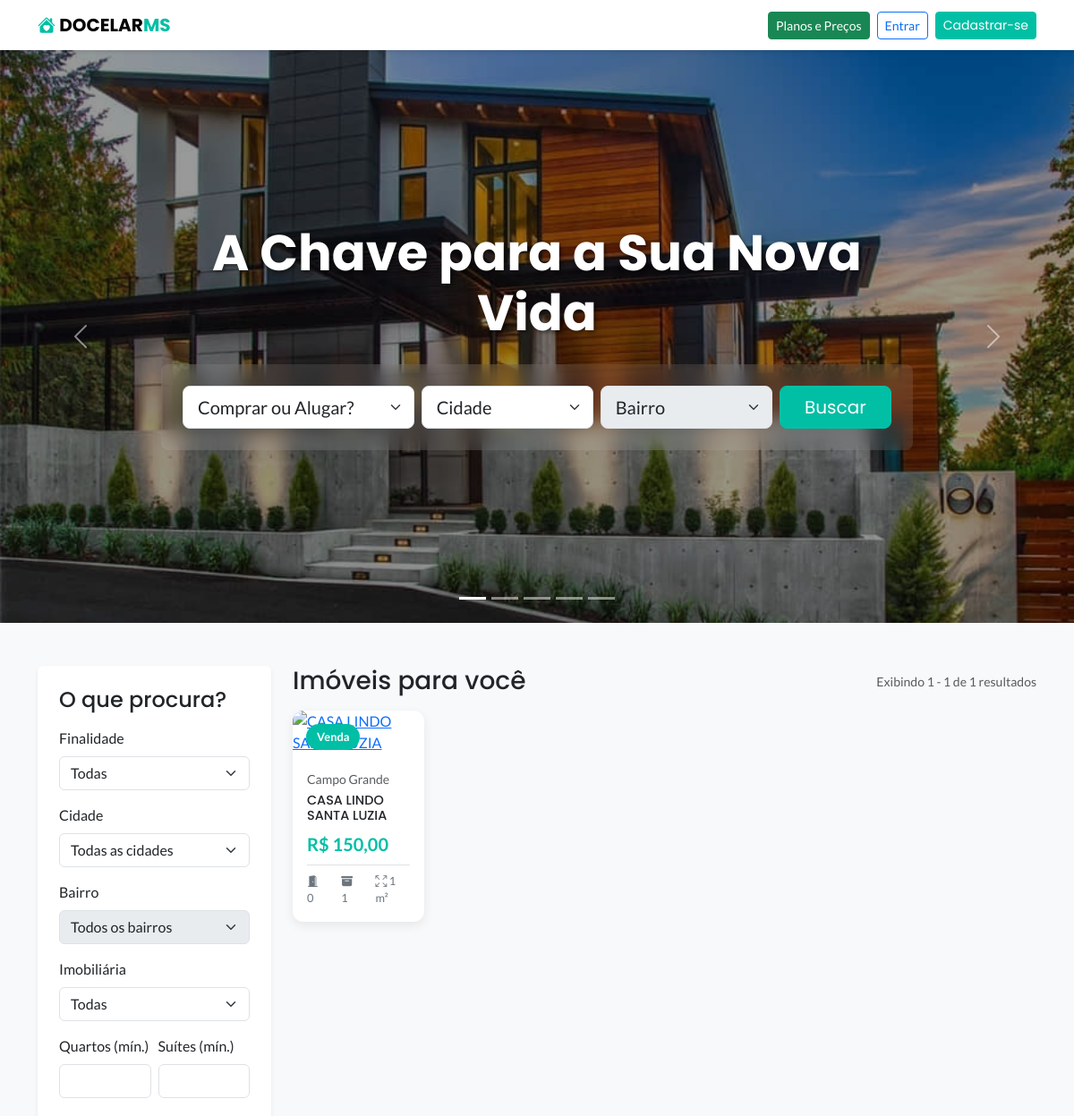
The app's page / (upper part), older data.
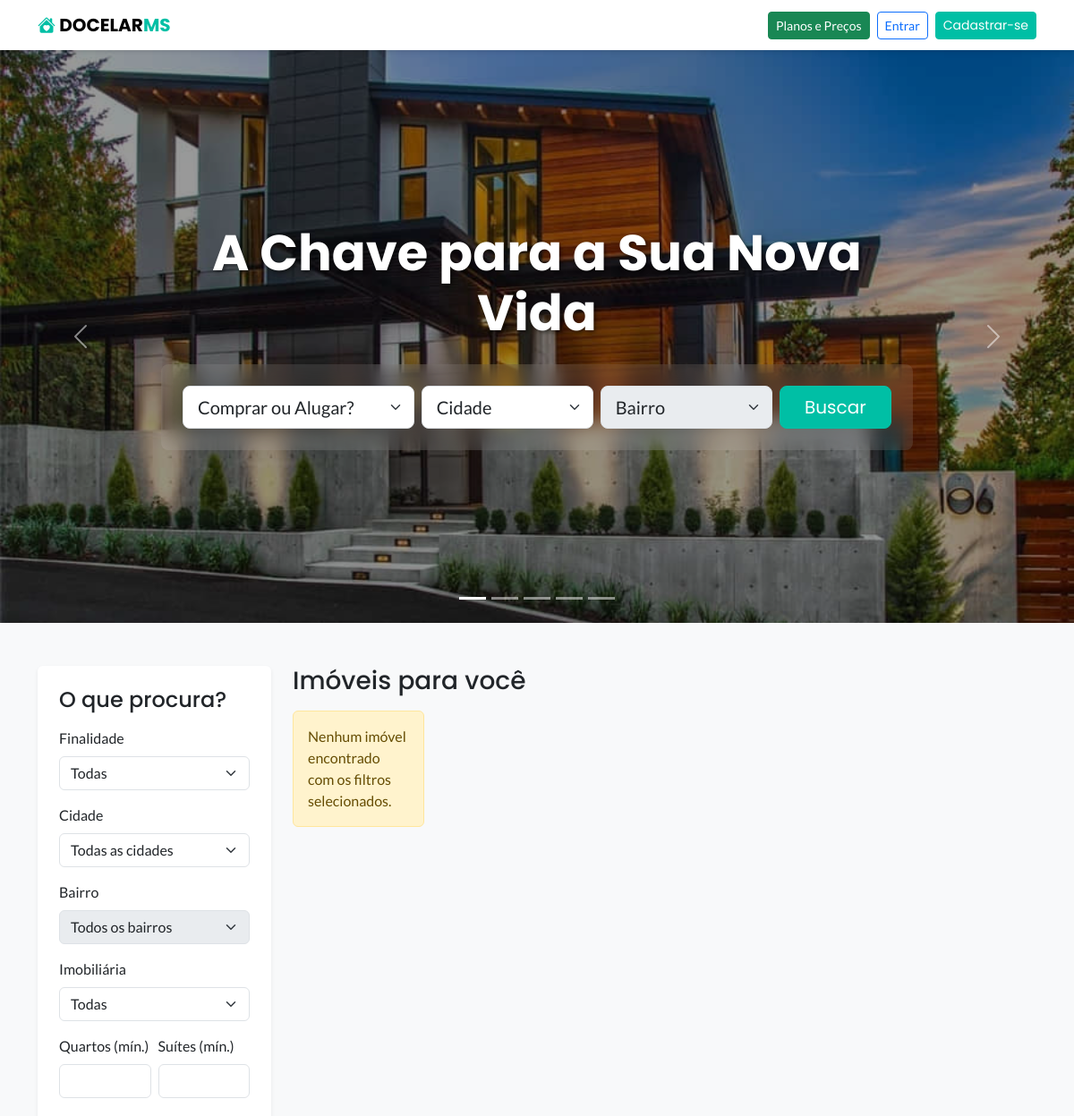
The same page, newer data.
### imoveis/models.py (models this page shows, shortened)
class Imovel(models.Model):
    class Finalidade(models.TextChoices):
        VENDA = 'VENDA', 'Venda'
        ALUGUEL = 'ALUGUEL', 'Aluguel'
    class StatusPublicacao(models.TextChoices):
        PENDENTE_APROVACAO = 'PEND_APROV', 'Pendente de Aprovação'
        ATIVO = 'ATIVO', 'Ativo'
        EXPIRADO = 'EXPIRADO', 'Expirado'
        REJEITADO = 'REJEITADO', 'Rejeitado'
        PAUSADO = 'PAUSADO', 'Pausado'
    finalidade = models.CharField(
        max_length=10, choices=Finalidade.choices, default=Finalidade.VENDA,
        verbose_name="Finalidade (Venda/Aluguel)", null=True, blank=True
    )
    destaque = models.BooleanField(default=False, verbose_name="Destaque?")
    proprietario = models.ForeignKey(settings.AUTH_USER_MODEL, on_delete=models.CASCADE, related_name='imoveis')
    cidade = models.ForeignKey(Cidade, on_delete=models.SET_NULL, null=True, blank=True, verbose_name="Cidade")
    bairro = models.ForeignKey(Bairro, on_delete=models.SET_NULL, null=True, blank=True, verbose_name="Bairro")
    imobiliaria = models.ForeignKey(Imobiliaria, on_delete=models.SET_NULL, null=True, blank=True, verbose_name="Imobiliária/Anunciante")
    titulo = models.CharField(max_length=100, verbose_name="Título do Anúncio", null=True, blank=True)
    descricao = models.TextField(verbose_name="Descrição Completa", null=True, blank=True)
    endereco = models.CharField(max_length=255, help_text="Apenas Rua e Número", verbose_name="Endereço (Rua, Número)", null=True, blank=True)
    preco = models.DecimalField(max_digits=12, decimal_places=2, help_text="Preço (R$) ou Aluguel Mensal", verbose_name="Preço (R$)", null=True, blank=True)
    telefone_contato = models.CharField(max_length=20, null=True, blank=True, verbose_name="Telefone para Contato Direto")
    quartos = models.PositiveIntegerField(verbose_name="Nº de Quartos", null=True, blank=True, default=0)
    suites = models.PositiveIntegerField(default=0, verbose_name="Nº de Suítes", null=True, blank=True)
    banheiros = models.PositiveIntegerField(verbose_name="Nº de Banheiros", null=True, blank=True, default=0)
    salas = models.PositiveIntegerField(default=0, verbose_name="Nº de Salas", null=True, blank=True)
    cozinhas = models.PositiveIntegerField(default=0, verbose_name="Nº de Cozinhas", null=True, blank=True)
    closets = models.PositiveIntegerField(default=0, verbose_name="Nº de Closets", null=True, blank=True)
    area = models.PositiveIntegerField(help_text="Em metros quadrados (m²)", verbose_name="Área (m²)", null=True, blank=True, default=0)
    foto_principal = models.ImageField(upload_to='fotos_imoveis/', null=True, blank=True, verbose_name="Foto Principal")
    data_cadastro = models.DateTimeField(auto_now_add=True)
    status_publicacao = models.CharField(
        max_length=20,
        choices=StatusPublicacao.choices,
        default=StatusPublicacao.PENDENTE_APROVACAO,
        verbose_name="Status da Publicação"
    )
    data_aprovacao = models.DateTimeField(null=True, blank=True, verbose_name="Data de Aprovação")
    data_expiracao = models.DateTimeField(null=True, blank=True, verbose_name="Data de Expiração")

class Cidade(models.Model):
    nome = models.CharField(max_length=100)
    estado = models.CharField(max_length=2, help_text="Sigla do estado, ex: MS")
    class Meta: ordering = ['nome']; verbose_name_plural = "Cidades"

### imoveis/views.py (the view)
# urls.py: path('', views.lista_imoveis, name='lista_imoveis'),
def lista_imoveis(request):
    agora = timezone.now()
    assinaturas_expiradas = Assinatura.objects.filter(
        status='ATIVA',
        data_expiracao__lt=agora # Menor que (lt) agora
    )
    if assinaturas_expiradas.exists():
        print(f"VIGIA GLOBAL: Encontradas {assinaturas_expiradas.count()} assinaturas expiradas. Atualizando...")
        assinaturas_expiradas.update(status=Assinatura.StatusAssinatura.EXPIRADA)
    imoveis_expirados = Imovel.objects.filter(
        status_publicacao='ATIVO',
        data_expiracao__lt=agora # Menor que (lt) agora
    )
    if imoveis_expirados.exists():
        print(f"VIGIA GLOBAL: Encontrados {imoveis_expirados.count()} imóveis expirados. Atualizando...")
        imoveis_expirados.update(status_publicacao=Imovel.StatusPublicacao.EXPIRADO)
    imoveis_list = Imovel.objects.filter(
        status_publicacao='ATIVO',
        data_expiracao__gt=agora
    ).order_by('-destaque', '-data_cadastro')
    cidades = Cidade.objects.all()
    imobiliarias = Imobiliaria.objects.all()
    imobiliaria_selecionada = None
    finalidade = request.GET.get('finalidade')
    imobiliaria_id = request.GET.get('imobiliaria')
    cidade_id = request.GET.get('cidade')
    bairro_id = request.GET.get('bairro')
    quartos_min = request.GET.get('quartos')
    suites_min = request.GET.get('suites')
    banheiros_min = request.GET.get('banheiros')
    salas_min = request.GET.get('salas')
    cozinhas_min = request.GET.get('cozinhas')
    closets_min = request.GET.get('closets')
    area_min = request.GET.get('area')
    preco_max = request.GET.get('preco_max')
    if finalidade:
        imoveis_list = imoveis_list.filter(finalidade=finalidade)
    if imobiliaria_id and imobiliaria_id.isdigit():
        imoveis_list = imoveis_list.filter(imobiliaria__id=imobiliaria_id)
        try:
            imobiliaria_selecionada = Imobiliaria.objects.get(id=imobiliaria_id)
        except Imobiliaria.DoesNotExist:
            imobiliaria_selecionada = None
    if cidade_id and cidade_id.isdigit():
        imoveis_list = imoveis_list.filter(cidade__id=cidade_id)
    if bairro_id and bairro_id.isdigit():
        imoveis_list = imoveis_list.filter(bairro__id=bairro_id)
    if quartos_min and quartos_min.isdigit():
        imoveis_list = imoveis_list.filter(quartos__gte=quartos_min)
    if suites_min and suites_min.isdigit():
        imoveis_list = imoveis_list.filter(suites__gte=suites_min)
    if banheiros_min and banheiros_min.isdigit():
        imoveis_list = imoveis_list.filter(banheiros__gte=banheiros_min)
    if salas_min and salas_min.isdigit():
        imoveis_list = imoveis_list.filter(salas__gte=salas_min)
    if cozinhas_min and cozinhas_min.isdigit():
        imoveis_list = imoveis_list.filter(cozinhas__gte=cozinhas_min)
    if closets_min and closets_min.isdigit():
        imoveis_list = imoveis_list.filter(closets__gte=closets_min)
    if area_min and area_min.isdigit():
        imoveis_list = imoveis_list.filter(area__gte=area_min)
    if preco_max and preco_max.isdigit():
        imoveis_list = imoveis_list.filter(preco__lte=preco_max)
    paginator = Paginator(imoveis_list, 50)
    page_number = request.GET.get('page')
    imoveis_page = paginator.get_page(page_number)
    contexto = {
        'imoveis': imoveis_page,
        'cidades': cidades,
        'imobiliarias': imobiliarias,
        'imobiliaria_selecionada': imobiliaria_selecionada,
        'valores_filtro': request.GET
    }
    return render(request, 'imoveis/lista_imoveis.html', contexto)

### imoveis/templates/imoveis/lista_imoveis.html (shortened to what the changed rows need)
{% extends 'base.html' %}
{% load humanize %}
{% load static %} {% block title %}Encontre o Imóvel dos Seus Sonhos{% endblock %}
{% block content %}
<header id="heroCarousel" class="carousel slide" data-bs-ride="carousel">
    <div class="carousel-inner">
        <div class="carousel-item active" style="background-image: url('{% static 'img/carousel/capa1.jpg' %}')">
            <div class="carousel-caption">
                <div class="text-center">
                    <h1 class="display-3 fw-bold mb-4">A Chave para a Sua Nova Vida</h1>
                </div>
            </div>
        </div>
    </div>
</header>
<div class="container mt-5">
    <div class="row">
        <div class="col-lg-9">
            <div class="d-flex justify-content-between align-items-center mb-3">
                {% if imoveis.paginator.count > 0 %}
                    <span class="text-muted"><small>Exibindo {{ imoveis.start_index }} - {{ imoveis.end_index }} de {{ imoveis.paginator.count }} resultados</small></span>
                {% endif %}
            </div>
            <div class="row row-cols-2 row-cols-lg-5 g-4">
                {% for imovel in imoveis %}
                    <div class="col">
                        <div class="card property-card h-100 {% if imovel.destaque %}card-destaque{% endif %}">
                            <div class="position-relative">
                                <span class="tag">{{ imovel.get_finalidade_display }}</span>
                                <a href="{% url 'detalhe_imovel' imovel.id %}">
                                </a>
                            </div>
                            <div class="card-body">
                                <p class="text-muted mb-1"><small>{{ imovel.cidade.nome }}</small></p>
                                <h5 class="card-title mb-2" style="font-size: 0.9rem;">{{ imovel.titulo|truncatechars:35 }}</h5>
                                <p class="card-text fs-5 fw-bold mb-2" style="color: var(--cor-primaria);">R$ {{ imovel.preco|floatformat:2|intcomma }}</p>
                                <div class="card-features border-top pt-2 mt-2" style="gap: 1rem; font-size: 0.8rem;">
                                    <span title="Quartos"><i class="bi bi-door-open-fill"></i> {{ imovel.quartos }}</span>
                                    <span title="Banheiros"><i class="bi bi-archive-fill"></i> {{ imovel.banheiros }}</span>
                                    <span title="Área"><i class="bi bi-arrows-fullscreen"></i> {{ imovel.area }} m²</span>
                                </div>
                            </div>
                        </div>
                    </div>
                {% empty %}
                    <div class="col-12">
                        <div class="alert alert-warning" role="alert">
                            Nenhum imóvel encontrado com os filtros selecionados.
                        </div>
                    </div>
                {% endfor %}
            </div>
        </div>
    </div>
</div>
{% endblock %}

Row changes from the older to the newer data that the page shows:
removed Imovel: finalidade "Venda", cidade.nome "Campo Grande", titulo "CASA LINDO SANTA LUZIA", preco "150,00", quartos "0", banheiros "1", area "1"
Text that changed along with them:
{{ imoveis.start_index }}: "1" → (not shown)
{{ imoveis.end_index }}: "1" → (not shown)
{{ imoveis.paginator.count }}: "1" → (not shown)
text no longer shown: "Exibindo - de resultados"
text now shown: "Nenhum imóvel encontrado com os filtros selecionados."
